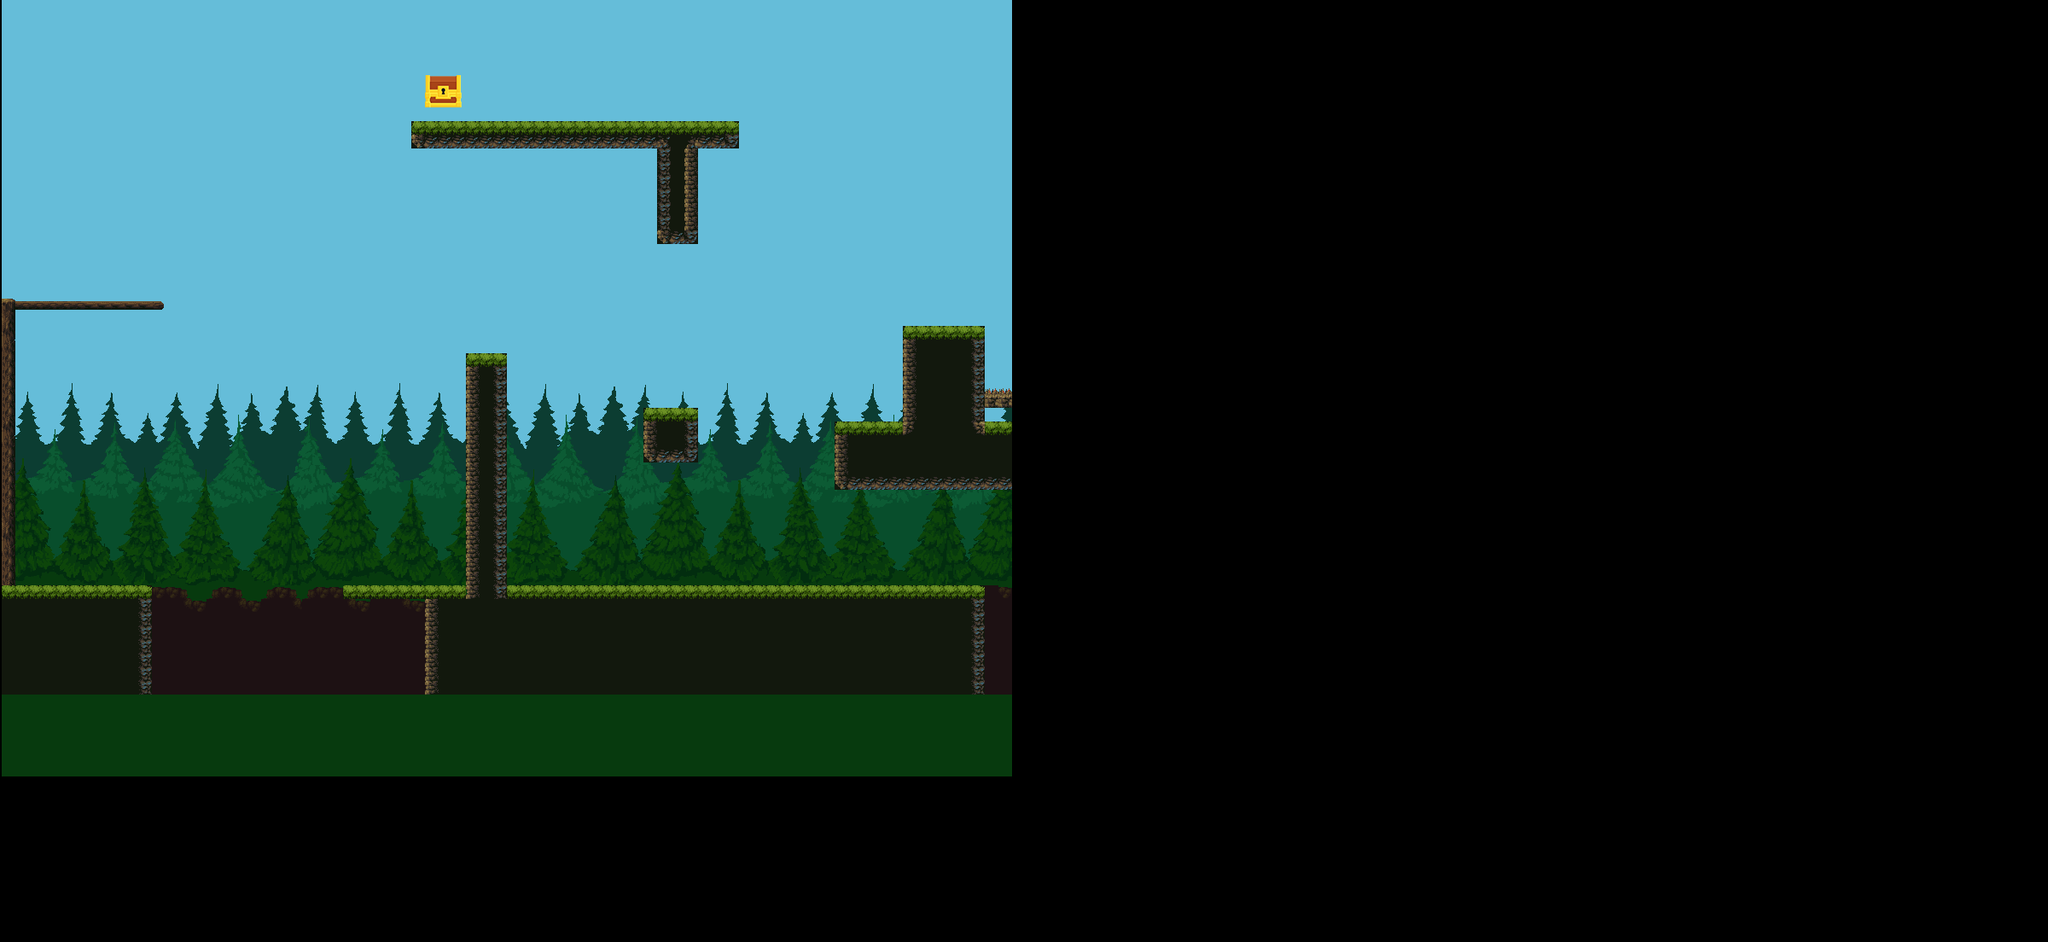

This is a level from a 2D game, rendered from its Tiled map with the project's own tilesets. A one-line summary and the map file follow, with tile-layer data summarised:
An orthogonal 150x69 tile map with 16x16 px tiles, 6 tile layers (SKY, FAR_TREES, MEDIUM_TREES, CLOSE_TREES, ...), 1 hidden layer not drawn, 10 tilesets and 12 objects (7x Floor, 3x EnemyL, 2x EnemyF).

<map version="1.2" tiledversion="1.2.4" orientation="orthogonal" renderorder="right-down" width="150" height="69" tilewidth="16" tileheight="16" infinite="0" nextlayerid="11" nextobjectid="117">
 <properties>
  <property name="music" value="audio/music/mainmenu_loop.ogg" />
  <property name="speed" type="float" value="1" />
 </properties>
 <tileset firstgid="1" name="Backgroud1" tilewidth="16" tileheight="16" spacing="1" margin="1" tilecount="286" columns="22">
  <image source="Backgroud1.png" width="384" height="224" />
 </tileset>
 <tileset firstgid="287" name="Backgroud2" tilewidth="16" tileheight="16" spacing="1" margin="1" tilecount="286" columns="22">
  <image source="Backgroud2.png" width="384" height="224" />
 </tileset>
 <tileset firstgid="573" name="Backgroud3" tilewidth="16" tileheight="16" spacing="1" margin="1" tilecount="286" columns="22">
  <image source="Backgroud3.png" width="384" height="224" />
 </tileset>
 <tileset firstgid="859" name="Assets" tilewidth="16" tileheight="16" tilecount="675" columns="25">
  <image source="Assets.png" width="400" height="432" />
  <terraintypes>
   <terrain name="New Terrain" tile="57" />
  </terraintypes>
  <tile id="105" terrain="0,0,0,0" />
  <tile id="106" terrain="0,0,0,0" />
  <tile id="107" terrain="0,0,0,0" />
  <tile id="130" terrain="0,0,0,0" />
  <tile id="131" terrain="0,0,0,0" />
  <tile id="132" terrain="0,0,0,0" />
  <tile id="139" terrain="0,0,0,0" />
  <tile id="155" terrain="0,0,0,0" />
  <tile id="156" terrain="0,0,0,0" />
  <tile id="157" terrain="0,0,0,0" />
 </tileset>
 <tileset firstgid="1534" name="Backgroud1" tilewidth="16" tileheight="16" tilecount="336" columns="24">
  <image source="Backgroud1.png" width="384" height="224" />
 </tileset>
 <tileset firstgid="1870" name="Backgroud2" tilewidth="16" tileheight="16" tilecount="336" columns="24">
  <image source="Backgroud2.png" width="384" height="224" />
 </tileset>
 <tileset firstgid="2206" name="Backgroud3" tilewidth="16" tileheight="16" tilecount="336" columns="24">
  <image source="Backgroud3.png" width="384" height="224" />
 </tileset>
 <tileset firstgid="2542" name="Nuvens" tilewidth="16" tileheight="16" tilecount="336" columns="24">
  <image source="Nuvens.png" width="384" height="224" />
 </tileset>
 <tileset firstgid="2878" name="Chest1 Image1 x0.5" tilewidth="43" tileheight="38" tilecount="1" columns="1">
  <image source="Chest1 Image1 x0.5.png" width="43" height="38" />
 </tileset>
 <tileset firstgid="2879" name="walk" tilewidth="16" tileheight="16" tilecount="1" columns="1">
  <image source="walk.png" width="16" height="16" />
 </tileset>
 <layer id="1" name="SKY" width="150" height="69" offsetx="2" offsety="-2">
  <properties>
   <property name="speed" type="float" value="0.1" />
  </properties>
  <data>[10350 cells, 2516 non-empty, 1 distinct tile ids]</data>
 </layer>
 <layer id="9" name="FAR_TREES" width="150" height="69" offsetx="2" offsety="-2">
  <properties>
   <property name="speed" type="float" value="0.2" />
  </properties>
  <data>[10350 cells, 1074 non-empty, 265 distinct tile ids]</data>
 </layer>
 <layer id="3" name="MEDIUM_TREES" width="150" height="69" offsetx="2" offsety="-2">
  <properties>
   <property name="speed" type="float" value="0.3" />
  </properties>
  <data>[10350 cells, 1110 non-empty, 265 distinct tile ids]</data>
 </layer>
 <layer id="4" name="CLOSE_TREES" width="150" height="69" offsetx="2" offsety="-2">
  <properties>
   <property name="speed" type="float" value="0.4" />
  </properties>
  <data>[10350 cells, 1920 non-empty, 289 distinct tile ids]</data>
 </layer>
 <layer id="5" name="BACKGROUND" width="150" height="69" offsetx="2" offsety="-2">
  <properties>
   <property name="speed" type="float" value="1" />
  </properties>
  <data>[10350 cells, 837 non-empty, 8 distinct tile ids]</data>
 </layer>
 <layer id="6" name="LEVEL" width="150" height="69" offsetx="2" offsety="-2">
  <properties>
   <property name="speed" type="float" value="1" />
  </properties>
  <data>[10350 cells, 263 non-empty, 23 distinct tile ids]</data>
 </layer>
 <objectgroup id="7" name="COLLIDERS" offsetx="2" offsety="-2">
  <object id="3" name="Floor" x="1.23533" y="692.173" width="175.832" height="127.139" />
  <object id="4" name="Floor" x="543.084" y="703.097" width="48.1653" height="401.139" />
  <object id="37" name="Floor" x="476.086" y="146.379" width="385.162" height="33.2423" />
  <object id="39" name="Floor" x="405.751" y="688.131" width="94.4147" height="12.9043" />
  <object id="88" name="Floor" x="493.918" y="701.381" width="657.498" height="128.571" />
  <object id="101" name="EnemyL" x="79.3337" y="650.667" width="92.0003" height="19.3333" />
  <object id="108" name="EnemyL" x="417.666" y="653.333" width="109.667" height="19.3333" />
  <object id="115" name="Floor" x="-1.416" y="352.931" width="16.832" height="342.639" />
  <object id="116" name="Floor" x="15.084" y="354.431" width="175.832" height="11.139" />
 </objectgroup>
 <objectgroup id="8" name="ENTITIES" offsetx="2" offsety="-2">
  <object id="99" name="EnemyL" x="576" y="114" width="249.333" height="16" />
  <object id="104" name="EnemyF" x="634.924" y="370.576" width="292" height="263" />
  <object id="109" name="EnemyF" x="219.5" y="404.5" width="166" height="153" />
 </objectgroup>
 <layer id="10" name="NAVIGATION" width="150" height="69" visible="0" offsetx="2" offsety="-2">
  <properties>
   <property name="draw" type="bool" value="false" />
   <property name="navigation" type="bool" value="true" />
   <property name="speed" type="float" value="1" />
  </properties>
  <data>[10350 cells, 1501 non-empty, 1 distinct tile ids]</data>
 </layer>
</map>
